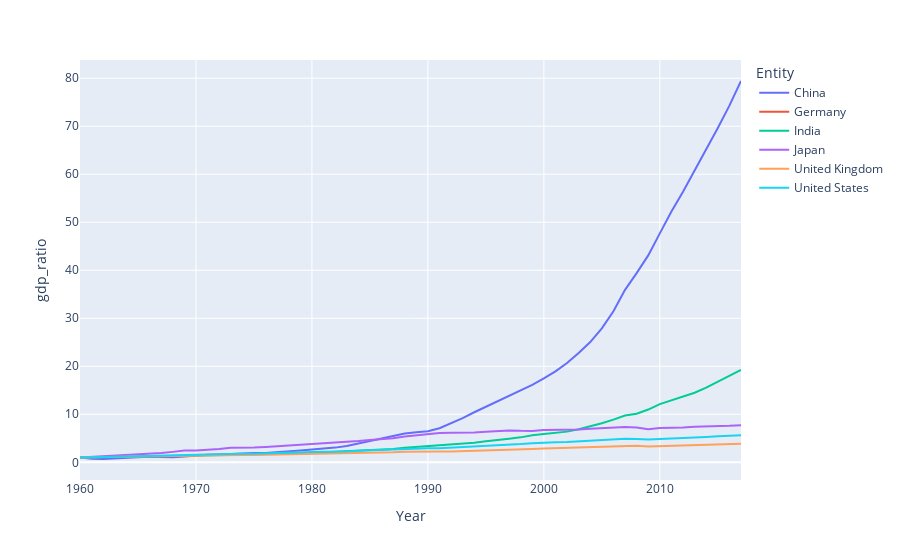

The code cell stored with this chart in its notebook:
### Code cell
px.line(temp.reset_index().query('Entity in @list_of_countries'), x='Year', y='gdp_ratio', color='Entity')
